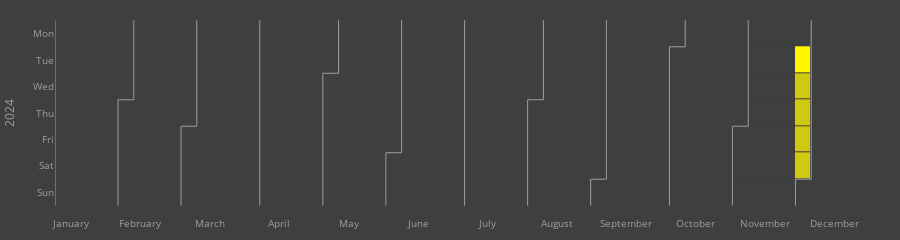

Notebook source saved alongside this figure:
### Code cell
custom_colorscale = [
    [0, "#3f3f3f"],  # スケールの最小値に対応する色
    [1, "#fff700"],       # 中間値に対応する色
]

# タイルプロット
fig = calplot(df, x="date", y="value",
              colorscale=custom_colorscale)
fig.update_layout({"yaxis": {"title": "2024"},
                  "plot_bgcolor": "#3f3f3f",
                  "paper_bgcolor": "#3f3f3f"})
fig.update_layout(margin=dict(l=10, r=10, t=10, b=10))
fig.write_html("html_figures/personal.html")
fig

### Figure 1 — Plotly figure (JSON) as saved in the notebook; plotly's stock layout.template omitted (floating-point values rounded to 4 significant figures; data arrays with more than 128 entries replaced by an {"elided": "..."} marker saying what was removed)
{"data": [{"colorscale": [[0, "#3f3f3f"], [1, "#fff700"]], "customdata": {"elided": "366x2 str values"}, "hovertemplate": "%{customdata[0]} <br>Week=%{x} <br>%{customdata[1]}=%{z}", "name": "2024", "showscale": false, "type": "heatmap", "x": {"elided": "366 int values"}, "xaxis": "x", "xgap": 1, "y": {"elided": "366 int values"}, "yaxis": "y", "ygap": 1, "z": {"elided": "366 int values"}, "zmax": 4, "zmin": 0}, {"hoverinfo": "skip", "line": {"color": "#9e9e9e", "width": 1}, "mode": "lines", "type": "scatter", "x": [0.5, 0.5], "xaxis": "x", "y": [-0.5, 6.5], "yaxis": "y"}, {"hoverinfo": "skip", "line": {"color": "#9e9e9e", "width": 1}, "mode": "lines", "type": "scatter", "x": [4.5, 4.5], "xaxis": "x", "y": [2.5, 6.5], "yaxis": "y"}, {"hoverinfo": "skip", "line": {"color": "#9e9e9e", "width": 1}, "mode": "lines", "type": "scatter", "x": [4.5, 5.5], "xaxis": "x", "y": [2.5, 2.5], "yaxis": "y"}, {"hoverinfo": "skip", "line": {"color": "#9e9e9e", "width": 1}, "mode": "lines", "type": "scatter", "x": [5.5, 5.5], "xaxis": "x", "y": [2.5, -0.5], "yaxis": "y"}, {"hoverinfo": "skip", "line": {"color": "#9e9e9e", "width": 1}, "mode": "lines", "type": "scatter", "x": [8.5, 8.5], "xaxis": "x", "y": [3.5, 6.5], "yaxis": "y"}, {"hoverinfo": "skip", "line": {"color": "#9e9e9e", "width": 1}, "mode": "lines", "type": "scatter", "x": [8.5, 9.5], "xaxis": "x", "y": [3.5, 3.5], "yaxis": "y"}, {"hoverinfo": "skip", "line": {"color": "#9e9e9e", "width": 1}, "mode": "lines", "type": "scatter", "x": [9.5, 9.5], "xaxis": "x", "y": [3.5, -0.5], "yaxis": "y"}, {"hoverinfo": "skip", "line": {"color": "#9e9e9e", "width": 1}, "mode": "lines", "type": "scatter", "x": [13.5, 13.5], "xaxis": "x", "y": [-0.5, 6.5], "yaxis": "y"}, {"hoverinfo": "skip", "line": {"color": "#9e9e9e", "width": 1}, "mode": "lines", "type": "scatter", "x": [17.5, 17.5], "xaxis": "x", "y": [1.5, 6.5], "yaxis": "y"}, {"hoverinfo": "skip", "line": {"color": "#9e9e9e", "width": 1}, "mode": "lines", "type": "scatter", "x": [17.5, 18.5], "xaxis": "x", "y": [1.5, 1.5], "yaxis": "y"}, {"hoverinfo": "skip", "line": {"color": "#9e9e9e", "width": 1}, "mode": "lines", "type": "scatter", "x": [18.5, 18.5], "xaxis": "x", "y": [1.5, -0.5], "yaxis": "y"}, {"hoverinfo": "skip", "line": {"color": "#9e9e9e", "width": 1}, "mode": "lines", "type": "scatter", "x": [21.5, 21.5], "xaxis": "x", "y": [4.5, 6.5], "yaxis": "y"}, {"hoverinfo": "skip", "line": {"color": "#9e9e9e", "width": 1}, "mode": "lines", "type": "scatter", "x": [21.5, 22.5], "xaxis": "x", "y": [4.5, 4.5], "yaxis": "y"}, {"hoverinfo": "skip", "line": {"color": "#9e9e9e", "width": 1}, "mode": "lines", "type": "scatter", "x": [22.5, 22.5], "xaxis": "x", "y": [4.5, -0.5], "yaxis": "y"}, {"hoverinfo": "skip", "line": {"color": "#9e9e9e", "width": 1}, "mode": "lines", "type": "scatter", "x": [26.5, 26.5], "xaxis": "x", "y": [-0.5, 6.5], "yaxis": "y"}, {"hoverinfo": "skip", "line": {"color": "#9e9e9e", "width": 1}, "mode": "lines", "type": "scatter", "x": [30.5, 30.5], "xaxis": "x", "y": [2.5, 6.5], "yaxis": "y"}, {"hoverinfo": "skip", "line": {"color": "#9e9e9e", "width": 1}, "mode": "lines", "type": "scatter", "x": [30.5, 31.5], "xaxis": "x", "y": [2.5, 2.5], "yaxis": "y"}, {"hoverinfo": "skip", "line": {"color": "#9e9e9e", "width": 1}, "mode": "lines", "type": "scatter", "x": [31.5, 31.5], "xaxis": "x", "y": [2.5, -0.5], "yaxis": "y"}, {"hoverinfo": "skip", "line": {"color": "#9e9e9e", "width": 1}, "mode": "lines", "type": "scatter", "x": [34.5, 34.5], "xaxis": "x", "y": [5.5, 6.5], "yaxis": "y"}, {"hoverinfo": "skip", "line": {"color": "#9e9e9e", "width": 1}, "mode": "lines", "type": "scatter", "x": [34.5, 35.5], "xaxis": "x", "y": [5.5, 5.5], "yaxis": "y"}, {"hoverinfo": "skip", "line": {"color": "#9e9e9e", "width": 1}, "mode": "lines", "type": "scatter", "x": [35.5, 35.5], "xaxis": "x", "y": [5.5, -0.5], "yaxis": "y"}, {"hoverinfo": "skip", "line": {"color": "#9e9e9e", "width": 1}, "mode": "lines", "type": "scatter", "x": [39.5, 39.5], "xaxis": "x", "y": [0.5, 6.5], "yaxis": "y"}, {"hoverinfo": "skip", "line": {"color": "#9e9e9e", "width": 1}, "mode": "lines", "type": "scatter", "x": [39.5, 40.5], "xaxis": "x", "y": [0.5, 0.5], "yaxis": "y"}, {"hoverinfo": "skip", "line": {"color": "#9e9e9e", "width": 1}, "mode": "lines", "type": "scatter", "x": [40.5, 40.5], "xaxis": "x", "y": [0.5, -0.5], "yaxis": "y"}, {"hoverinfo": "skip", "line": {"color": "#9e9e9e", "width": 1}, "mode": "lines", "type": "scatter", "x": [43.5, 43.5], "xaxis": "x", "y": [3.5, 6.5], "yaxis": "y"}, {"hoverinfo": "skip", "line": {"color": "#9e9e9e", "width": 1}, "mode": "lines", "type": "scatter", "x": [43.5, 44.5], "xaxis": "x", "y": [3.5, 3.5], "yaxis": "y"}, {"hoverinfo": "skip", "line": {"color": "#9e9e9e", "width": 1}, "mode": "lines", "type": "scatter", "x": [44.5, 44.5], "xaxis": "x", "y": [3.5, -0.5], "yaxis": "y"}, {"hoverinfo": "skip", "line": {"color": "#9e9e9e", "width": 1}, "mode": "lines", "type": "scatter", "x": [47.5, 47.5], "xaxis": "x", "y": [5.5, 6.5], "yaxis": "y"}, {"hoverinfo": "skip", "line": {"color": "#9e9e9e", "width": 1}, "mode": "lines", "type": "scatter", "x": [47.5, 48.5], "xaxis": "x", "y": [5.5, 5.5], "yaxis": "y"}, {"hoverinfo": "skip", "line": {"color": "#9e9e9e", "width": 1}, "mode": "lines", "type": "scatter", "x": [48.5, 48.5], "xaxis": "x", "y": [5.5, -0.5], "yaxis": "y"}], "layout": {"font": {"color": "#9e9e9e", "size": 10}, "height": 150, "margin": {"b": 10, "l": 10, "r": 10, "t": 10}, "paper_bgcolor": "#3f3f3f", "plot_bgcolor": "#3f3f3f", "showlegend": false, "title": {"text": ""}, "xaxis": {"anchor": "y", "domain": [0, 1], "showgrid": false, "showline": false, "tickmode": "array", "ticktext": ["January", "February", "March", "April", "May", "June", "July", "August", "September", "October", "November", "December"], "tickvals": [1.5, 5.909, 10.32, 14.73, 19.14, 23.55, 27.95, 32.36, 36.77, 41.18, 45.59, 50], "zeroline": false}, "yaxis": {"anchor": "x", "autorange": "reversed", "domain": [0, 1], "showgrid": false, "showline": false, "tickmode": "array", "ticktext": ["Mon", "Tue", "Wed", "Thu", "Fri", "Sat", "Sun"], "tickvals": [0, 1, 2, 3, 4, 5, 6], "title": {"text": "2024"}, "zeroline": false}}}
